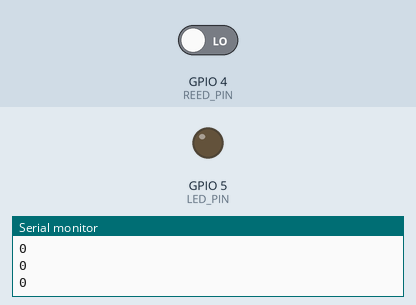
Bench run of a sketch on a simulated ESP32. On the bench: output pins drawn as LEDs (lit = HIGH), the last lines printed to the serial monitor. The test bench sets the inputs (shaded band); at power-on: GPIO 4 (REED_PIN) LOW.

Above: at 1.2 s.
1.3 s: GPIO 4 (REED_PIN) driven HIGH
At 1.7 s:
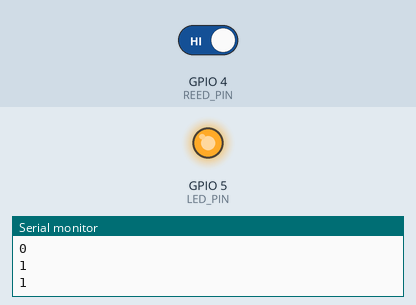
2.9 s: GPIO 4 (REED_PIN) driven LOW
At 4.1 s:
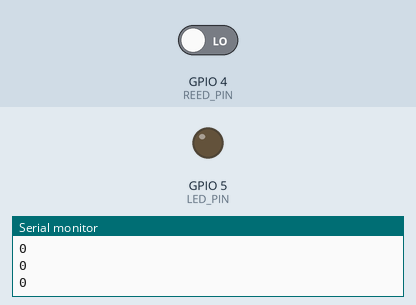
Timing chart, 0 to 5.9 s (numbered marks = the images above; inputs shaded):
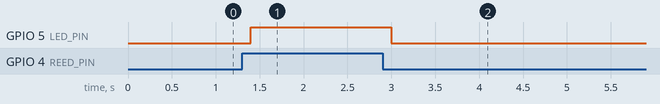

Measured:
- after the input at 1.3 s, GPIO 5 (LED_PIN): LOW → HIGH after 0.10 s
- after the input at 2.9 s, GPIO 5 (LED_PIN): HIGH → LOW after 0.10 s

The sketch:

reedswtich_using_esp32.ino
```cpp
// #include <Wire.h>
// #include <Adafruit_GFX.h>
// #include <Adafruit_SH110X.h>

// Adafruit_SH1106G display(128, 64, &Wire, -1);

// void setup() {
//   Wire.begin(8, 9);
//   display.begin(0x3C, true);

//   display.clearDisplay();
//   display.setTextColor(SH110X_WHITE);
//   display.setTextSize(2);
//   display.setCursor(4, 8);
//   display.println("Hello");
//   display.display();
// }

// void loop() {

// }
const int REED_PIN = 4;
const int LED_PIN  = 5;

void setup() {
  Serial.begin(115200);
  pinMode(REED_PIN, INPUT);
  pinMode(LED_PIN, OUTPUT);
}

void loop() {
  int value = digitalRead(REED_PIN);
  Serial.println(value);
  digitalWrite(LED_PIN, value);
  delay(200);
}
```
